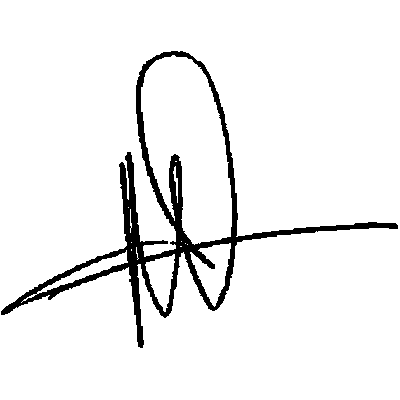
#> input picture APP_Version/SQL_DB/000000001.png, 400 x 400 px
$ python Compare_one.py ../../APP_Version/SQL_DB/000000001.png ../../APP_Version/SQL_DB/000000001.png   (older library calls are emulated)
#> lines starting #> are read from the running program, lines starting #| are printed output that depends on the picture; after the words box and inside, x2 and y2 are one past the last pixel; in counts of white or black regions, pixels touching at a corner belong together
import os
import sys
import cv2
import imagehash
import numpy as np
import mysql.connector
from PIL import Image
from matplotlib import pyplot as plt
from skimage.metrics import structural_similarity

# load input
path = sys.argv[1]
afimi = sys.argv[2]
name, extension= os.path.splitext(path)

# check extension
if extension != ".png":
    print("file isn't .png")
else:
    # formatting parameters
    img = Image.open(path)
#> img is the input picture: PIL image 400x400 L; 94.1% white; 1 black region, box (x1, y1, x2, y2) and area: (1, 51, 398, 348) 9362
    width, height = img.size
#> width = 400; height = 400
    basewidth = 399
    baseheight = 399

    # check the size of picture to normalize the biggest side
    if width > height:
        wpercent = (basewidth / float(img.size[0]))
        hsize = int((float(img.size[1]) * float(wpercent)))
        img = img.resize((basewidth, hsize), Image.ANTIALIAS)
    else:
        hpercent = (baseheight / float(img.size[1]))
#> hpercent = 0.998
        wsize = int((float(img.size[0]) * float(hpercent)))
#> wsize = 399
        img = img.resize((wsize, baseheight), Image.ANTIALIAS)
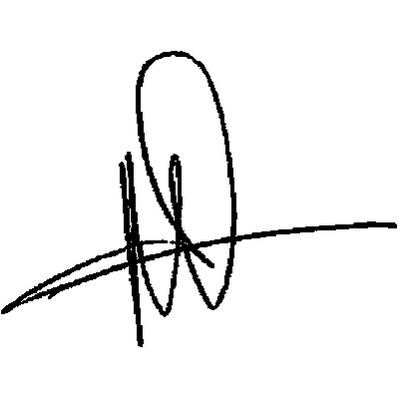
#> img: PIL image 399x399 L; min 0, max 255, mean 240.1

    # save resized image
    img.save('temp/resized.png')

    # load resized image as grayscale
    gray = cv2.imread('temp/resized.png', cv2.IMREAD_GRAYSCALE)
    h, w = gray.shape
#> h = 399; w = 399
    #print(h,w)

    # load background image as grayscale
    img = np.zeros([400,400,3],dtype=np.uint8)
    img.fill(255) # or img[:] = 255
    plt.imsave('temp/background1.png', img)
    back = cv2.imread('temp/background1.png', cv2.IMREAD_GRAYSCALE)
#> back: shape (400, 400); every value is 255
    hh, ww = back.shape
#> hh = 400; ww = 400
    #print(hh,ww)

    # compute xoff and yoff for placement of upper left corner of resized image
    yoff = round((hh-h)/2)
#> yoff = 0
    xoff = round((ww-w)/2)
#> xoff = 0
    #print(yoff,xoff)

    # use numpy indexing to place the resized image in the center of background image
    result = back.copy()
    result[yoff:yoff+h, xoff:xoff+w] = gray
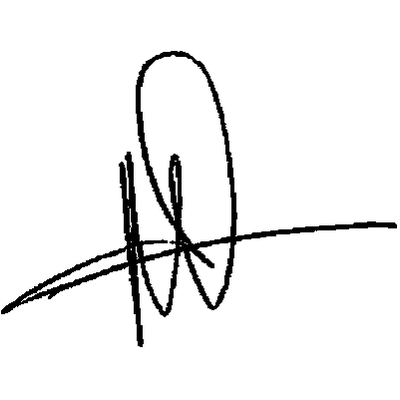
#> result: shape (400, 400); min 0, max 255, mean 240.2

    # view result
    # cv2.imshow('CENTERED', result)
    # cv2.waitKey(0)
    # cv2.destroyAllWindows()

    # save resulting centered image in DB
    # save resulting centered image in DB
    cv2.imwrite('temp/formatgrey.png', result)
    #read image
    img_grey = cv2.imread('temp/formatgrey.png', cv2.IMREAD_GRAYSCALE)

    # define a threshold, 128 is the middle of black and white in grey scale
    thresh = 200

    # threshold the image
    img_binary = cv2.threshold(img_grey, thresh, 255, cv2.THRESH_BINARY)[1]
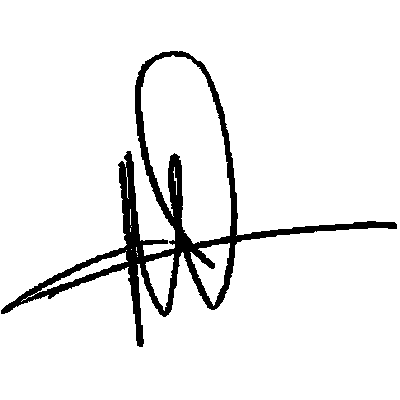
#> img_binary: shape (400, 400); 93.3% white; 1 black region, box (x1, y1, x2, y2) and area: (1, 51, 397, 347) 10733

    #save image
    cv2.imwrite('temp/Comparison.png',img_binary)

    try:
        os.remove("temp/background1.png")
        os.remove("temp/resized.png")
        os.remove("temp/formatgrey.png")
    except Exception as e:
        print(e)

# search DB with afimi

try:
  connection = mysql.connector.connect(host="localhost",
                                      database='signatures',
                                      user="root",
                                      password="")

  sql_select_query = """select * from signatures where afimi = %s"""

  cursor = connection.cursor(buffered=True)
  cursor.execute(sql_select_query, (afimi,))
  connection.commit()
  # print(cursor.fetchone()[1])
  dbpath = cursor.fetchone()[1]
  print(cursor.rowcount, "Record selected successfully into signatures table")
  cursor.close()

except mysql.connector.Error as error:
  print("Failed to select record into signatures table {}".format(error))

finally:
#> (the run stopped early here; a loop or call above may not have finished)
